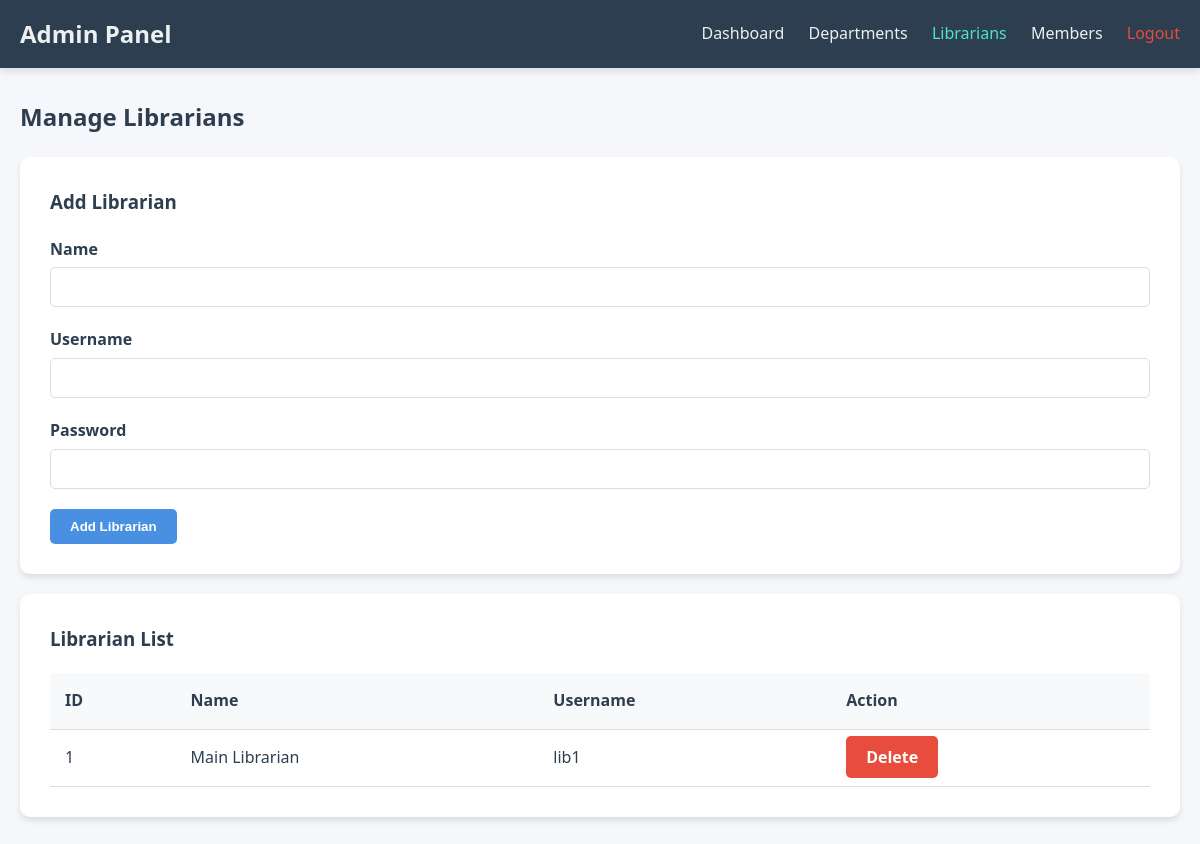
The app's page /admin/librarians.php (signed in) with its own data.
### tables this page shows
CREATE TABLE IF NOT EXISTS librarians (
    librarian_id INT AUTO_INCREMENT PRIMARY KEY,
    name VARCHAR(100) NOT NULL,
    username VARCHAR(100) UNIQUE NOT NULL,
    password VARCHAR(255) NOT NULL
);

### admin/librarians.php (the view, shortened to what this page needs)
<?php
require_once '../config.php';
$librarians = $conn->query("SELECT * FROM librarians");
?>
<!DOCTYPE html>
<html lang="en">
<head>
    <link rel="stylesheet" href="../style.css?v=<?php echo time(); ?>">
</head>
<body>
    <nav class="navbar">
        <div class="container">
            <div class="logo">Admin Panel</div>
            <div class="nav-links">
                <a href="dashboard.php">Dashboard</a>
                <a href="departments.php">Departments</a>
                <a href="librarians.php" class="active">Librarians</a>
                <a href="members.php">Members</a>
                <a href="logout.php" style="color: var(--danger-color);">Logout</a>
            </div>
        </div>
    </nav>
    <div class="container">
        <h2>Manage Librarians</h2>
        <div class="card">
            <h3>Add Librarian</h3>
            <form method="POST" action="">
                <div class="form-group">
                    <label for="name">Name</label>
                    <input type="text" name="name" id="name" class="form-control" required>
                </div>
                <div class="form-group">
                    <label for="username">Username</label>
                    <input type="text" name="username" id="username" class="form-control" required>
                </div>
                <div class="form-group">
                    <label for="password">Password</label>
                    <input type="password" name="password" id="password" class="form-control" required>
                </div>
                <button type="submit" name="add_librarian" class="btn">Add Librarian</button>
            </form>
        </div>
        <div class="card">
            <h3>Librarian List</h3>
            <table>
                <thead>
                    <tr>
                        <th>ID</th>
                        <th>Name</th>
                        <th>Username</th>
                        <th>Action</th>
                    </tr>
                </thead>
                <tbody>
                    <?php while ($row = $librarians->fetch_assoc()): ?>
                        <tr>
                            <td><?php echo $row['librarian_id']; ?></td>
                            <td><?php echo htmlspecialchars($row['name']); ?></td>
                            <td><?php echo htmlspecialchars($row['username']); ?></td>
                            <td>
                                <a href="?delete=<?php echo $row['librarian_id']; ?>" class="btn btn-danger"
                                    onclick="return confirm('Are you sure?');">Delete</a>
                            </td>
                        </tr>
                    <?php endwhile; ?>
                </tbody>
            </table>
        </div>
    </div>
</body>
</html>

### style.css (style rules this page uses)
:root { --primary-color: #4a90e2; --secondary-color: #50e3c2; --accent-color: #ff6f61; --text-color: #2c3e50; --bg-color: #f5f7fa; --card-bg: #ffffff; --sidebar-bg: #2c3e50; --sidebar-text: #ecf0f1; --success-color: #2ecc71; --danger-color: #e74c3c; --warning-color: #f1c40f; --font-family: 'Segoe UI', Tahoma, Geneva, Verdana, sans-serif; --shadow: 0 4px 6px rgba(0, 0, 0, 0.1); --hover-shadow: 0 10px 20px rgba(0, 0, 0, 0.15); }
* { box-sizing: border-box; margin: 0; padding: 0; }
body { font-family: var(--font-family); background-color: var(--bg-color); color: var(--text-color); line-height: 1.6; }
a { text-decoration: none; color: inherit; }
.navbar { background-color: var(--sidebar-bg); color: var(--sidebar-text); padding: 15px 0; box-shadow: var(--shadow); }
.navbar .container { display: flex; justify-content: space-between; align-items: center; max-width: 1200px; margin: 0 auto; padding: 0 20px; }
.navbar .logo { font-size: 1.5em; font-weight: bold; }
.nav-links a { color: var(--sidebar-text); margin-left: 20px; transition: color 0.3s; }
.nav-links a:hover, .nav-links a.active { color: var(--secondary-color); }
.container { max-width: 1200px; margin: 30px auto; padding: 0 20px; }
h1, h2, h3 { margin-bottom: 20px; }
.card { background: var(--card-bg); padding: 30px; border-radius: 10px; box-shadow: var(--shadow); margin-bottom: 20px; }
table { width: 100%; border-collapse: collapse; margin-top: 20px; }
th, td { padding: 15px; text-align: left; border-bottom: 1px solid #ddd; }
th { background-color: #f8f9fa; font-weight: bold; }
.form-group { margin-bottom: 20px; }
label { display: block; margin-bottom: 5px; font-weight: bold; }
.form-control { width: 100%; padding: 10px; border: 1px solid #ddd; border-radius: 5px; font-size: 1em; }
.btn { padding: 10px 20px; border: none; border-radius: 5px; cursor: pointer; font-weight: bold; transition: background 0.3s; background-color: var(--primary-color); color: white; }
.btn-danger { background-color: var(--danger-color); }

### records on screen
librarians: librarian_id "1", name "Main Librarian", username "lib1"
